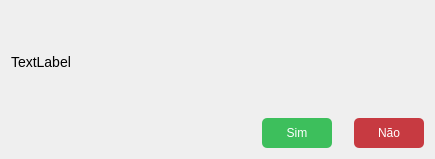
<?xml version="1.0" encoding="UTF-8"?>
<ui version="4.0">
 <class>Msg</class>
 <widget class="QWidget" name="Msg">
  <property name="geometry">
   <rect>
    <x>0</x>
    <y>0</y>
    <width>435</width>
    <height>159</height>
   </rect>
  </property>
  <property name="windowTitle">
   <string>Aviso</string>
  </property>
  <property name="styleSheet">
   <string notr="true"/>
  </property>
  <layout class="QGridLayout" name="gridLayout">
   <item row="1" column="3">
    <widget class="QPushButton" name="btn_no">
     <property name="styleSheet">
      <string notr="true">QPushButton{
	background: #c73a41;
	border-radius: 5px;
	color: white;
	font-size: 12px;
	height: 30px;
	width: 70px;
}
QPushButton:hover{
	background: #bf565b;
}</string>
     </property>
     <property name="text">
      <string>Não</string>
     </property>
    </widget>
   </item>
   <item row="1" column="1">
    <widget class="QPushButton" name="btn_yes">
     <property name="styleSheet">
      <string notr="true">QPushButton{
	background: #3dbf5c;
	border-radius: 5px;
	color: white;
	font-size: 12px;
	height: 30px;
	width: 70px;
}
QPushButton:hover{
	background: #91dba8;
}</string>
     </property>
     <property name="text">
      <string>Sim</string>
     </property>
    </widget>
   </item>
   <item row="1" column="0">
    <spacer name="horizontalSpacer">
     <property name="orientation">
      <enum>Qt::Horizontal</enum>
     </property>
     <property name="sizeHint" stdset="0">
      <size>
       <width>40</width>
       <height>20</height>
      </size>
     </property>
    </spacer>
   </item>
   <item row="0" column="0" colspan="4">
    <widget class="QLabel" name="label">
     <property name="styleSheet">
      <string notr="true">font-size: 14px;
text-align: center;
</string>
     </property>
     <property name="text">
      <string>TextLabel</string>
     </property>
    </widget>
   </item>
   <item row="1" column="2">
    <spacer name="horizontalSpacer_2">
     <property name="orientation">
      <enum>Qt::Horizontal</enum>
     </property>
     <property name="sizeType">
      <enum>QSizePolicy::Fixed</enum>
     </property>
     <property name="sizeHint" stdset="0">
      <size>
       <width>10</width>
       <height>20</height>
      </size>
     </property>
    </spacer>
   </item>
  </layout>
 </widget>
 <resources/>
 <connections/>
</ui>
